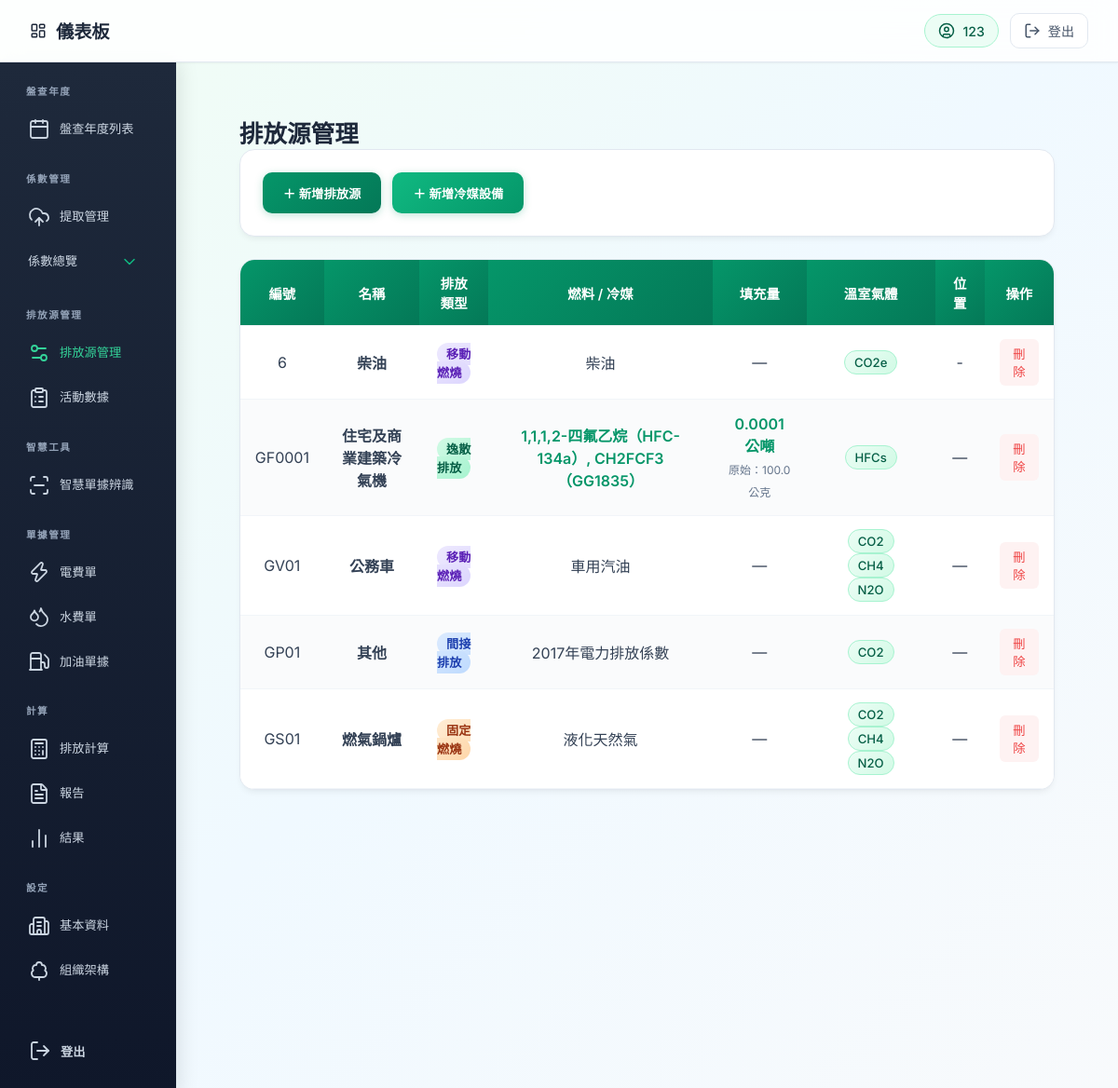
/devices/ (signed in), run on the app's committed database.
### model.py (models this page shows)
class Device(SQLModel, table=True):
    id: Optional[int] = Field(default=None, primary_key=True)
    name: str = Field(index=True)
    category: str
    emission_type: str = Field(default="固定燃燒")
    location: str
    factor_ref_code: str
    gas_type: str
    unit: str
    device_number: Optional[str] = None
    device_code: Optional[str] = None
    quantity: int = 1
    fill_amount: Optional[float] = None
    fill_unit: Optional[str] = None
    equipment_category: Optional[str] = None
    refrigerant_code: Optional[str] = None

class EmissionFactor(SQLModel, table=True):
    code: str = Field(primary_key=True)
    gas_type: str = Field(primary_key=True)
    original_code: str = Field(index=True)
    emission_type: str = "固定燃燒"
    name: str
    factor_value: float
    unit: str
    year: int
    factor_source: Optional[str] = None
    calculation_method: Optional[str] = None
    lower_heating_value: Optional[float] = None
    lhv_unit: Optional[str] = None
    updated_at: datetime = Field(default_factory=datetime.utcnow)

### routers/devices.py (the view)
@router.get("/", response_class=HTMLResponse)
async def device_manage_page(request: Request, session: Session = Depends(get_session)):
    devices = session.exec(select(Device).order_by(col(Device.id).desc())).all()
    all_factors = session.exec(
        select(
            EmissionFactor.name,
            EmissionFactor.original_code,
            EmissionFactor.emission_type,
        )
    ).all()
    factor_map: dict[str, str] = {}
    factor_options_json: list[dict[str, str]] = []
    seen_keys: set[tuple[str, str]] = set()
    for name, original_code, emission_type in all_factors:
        normalized_name = _norm_text(name)
        normalized_code = _norm_text(original_code)
        normalized_type = _norm_text(emission_type) or "未分類"
        if not normalized_name or not normalized_code:
            continue
        dedupe_key = (normalized_type, normalized_code)
        if dedupe_key in seen_keys:
            continue
        seen_keys.add(dedupe_key)
        factor_options_json.append(
            {
                "name": normalized_name,
                "original_code": normalized_code,
                "emission_type": normalized_type,
            }
        )
        factor_map.setdefault(normalized_code, normalized_name)
    gwp_refs = session.exec(
        select(GWPReference).order_by(GWPReference.gas_name_zh)
    ).all()
    for gwp in gwp_refs:
        formula = _norm_text(gwp.formula)
        if not formula:
            continue
        label = f"{gwp.gas_name_zh}（{formula}）"
        dedupe_key = ("逸散排放", formula)
        if dedupe_key in seen_keys:
            continue
        seen_keys.add(dedupe_key)
        factor_options_json.append({
            "name": label,
            "original_code": formula,
            "emission_type": "逸散排放",
        })
        factor_map[formula] = label
        for alias in _extract_refrigerant_aliases(gwp):
            factor_map.setdefault(alias, label)
    factor_options_json.sort(
        key=lambda item: (
            EMISSION_TYPE_ORDER.get(item["emission_type"], 99),
            item["name"],
        )
    )
    appendix_device_options = session.exec(
        select(AppendixReference)
        .where(AppendixReference.appendix_type == "device")
        .order_by(col(AppendixReference.seq), AppendixReference.code)
    ).all()
    refrigerant_names = {code: info["name"] for code, info in REFRIGERANT_EQUIPMENT.items()}
    return templates.TemplateResponse(
        "device_management.html",
        {
            "request": request,
            "devices": devices,
            "factor_map": factor_map,
            "factor_options_json": factor_options_json,
            "appendix_device_options": appendix_device_options,
            "refrigerant_names": refrigerant_names,
        },
    )

### templates/device_management.html (shortened to what this page needs)
{% extends "base.html" %}
{% block head %}
<link rel="stylesheet" href="/static/css/factor_management.css">
<link rel="stylesheet" href="/static/css/device_management.css">
{% endblock %}
{% block content %}
<div class="fm-page-wrap">
    <h1 class="fm-title">排放源管理</h1>
    <div class="device-card device-toolbar">
        <button type="button" class="btn-add" onclick="openDeviceModal()">＋ 新增排放源</button>
        <button type="button" class="btn-add" style="background: linear-gradient(135deg, #10b981, #059669);" onclick="openRefrigerantModal()">＋ 新增冷媒設備</button>
    </div>
    <div class="device-card" style="padding: 0; overflow: hidden;">
    <table class="device-table">
        <thead>
        <tr>
            <th>編號</th>
            <th>名稱</th>
            <th>排放類型</th>
            <th>燃料 / 冷媒</th>
            <th>填充量</th>
            <th>溫室氣體</th>
            <th>位置</th>
            <th>操作</th>
        </tr>
        </thead>
        <tbody>
        {% for d in devices %}
        <tr>
            <td>{{ d.device_number or d.id }}</td>
            <td><strong>{{ d.name }}</strong></td>
            <td>
                {% if d.equipment_category %}
                    <span class="badge-emission-fugitive">逸散排放</span>
                {% elif d.emission_type == '移動燃燒' %}
                    <span class="badge-emission-mobile">移動燃燒</span>
                {% elif d.emission_type == '能源間接排放' or d.factor_ref_code == 'ELECTRICITY' %}
                    <span class="badge-emission-indirect">間接排放</span>
                {% elif d.emission_type == '逸散排放' %}
                    <span class="badge-emission-fugitive">逸散排放</span>
                {% else %}
                    <span class="badge-emission-combustion">固定燃燒</span>
                {% endif %}
            </td>
            <td>
                {% if d.equipment_category %}
                    <span class="badge-refrigerant">{{ factor_map.get(d.refrigerant_code, d.refrigerant_code) }}</span>
                {% else %}
                    {{ factor_map.get(d.factor_ref_code, '—') }}
                {% endif %}
            </td>
            <td>
                {% if d.equipment_category and d.fill_amount is not none %}
                    <div class="fill-amount-display">
                        <span class="fill-amount-value">{{ d.fill_amount }} 公噸</span><br>
                        <span class="fill-amount-original">原始：{{ d.fill_amount * 1000 if d.fill_unit == '公斤' else (d.fill_amount * 1000000 if d.fill_unit == '公克' else d.fill_amount) }} {{ d.fill_unit or '—' }}</span>
                    </div>
                {% elif d.equipment_category %}
                    —
                {% else %}
                    —
                {% endif %}
            </td>
            <td>
                {% if d.gas_type %}
                    {% for gas in d.gas_type.split(',') %}
                        <span class="badge-gas">{{ gas }}</span>
                    {% endfor %}
                {% else %}
                    —
                {% endif %}
            </td>
            <td>{{ d.location or '—' }}</td>
            <td>
                <form action="/devices/delete/{{ d.id }}" method="post" style="display:inline;">
                    <button type="submit" class="btn-delete" onclick="return confirm('確定刪除？')">刪除</button>
                </form>
            </td>
        </tr>
        {% endfor %}
        </tbody>
    </table>
    </div>
</div>
{% endblock %}

### static/css/index.css (style rules this page uses)
:root { --emerald-50: #ecfdf5; --emerald-100: #d1fae5; --emerald-200: #a7f3d0; --emerald-500: #10b981; --emerald-600: #059669; --emerald-700: #047857; --emerald-800: #065f46; --emerald-900: #064e3b; --slate-50: #f8fafc; --slate-100: #f1f5f9; --slate-200: #e2e8f0; --slate-300: #cbd5e1; --slate-400: #94a3b8; --slate-500: #64748b; --slate-600: #475569; --slate-700: #334155; --slate-800: #1e293b; --slate-900: #0f172a; --radius-sm: 6px; --radius-md: 10px; --radius-lg: 16px; --radius-xl: 20px; --shadow-sm: 0 1px 2px rgba(0,0,0,0.05); --shadow-md: 0 4px 6px -1px rgba(0,0,0,0.07), 0 2px 4px -2px rgba(0,0,0,0.05); --shadow-lg: 0 10px 15px -3px rgba(0,0,0,0.08), 0 4px 6px -4px rgba(0,0,0,0.04); --shadow-xl: 0 20px 25px -5px rgba(0,0,0,0.08), 0 8px 10px -6px rgba(0,0,0,0.04); }
body { margin: 0; font-family: "Noto Sans TC", "Inter", -apple-system, BlinkMacSystemFont, "Segoe UI", Roboto, "Helvetica Neue", Arial, sans-serif; background: linear-gradient(135deg, #f0fdf4 0%, #f0f9ff 50%, #f8fafc 100%); background-attachment: fixed; color: var(--slate-700); display: flex; flex-direction: column; min-height: 100vh; }
h1 { color: var(--slate-800); margin-bottom: 20px; font-size: 2rem; font-weight: 700; }

### static/css/factor_management.css (style rules this page uses)
.fm-page-wrap { padding: 24px 28px; max-width: 1300px; margin: auto; }
.fm-title { margin: 0; font-size: 1.6rem; color: #1e293b; font-weight: 700; }
.badge-gas { background: linear-gradient(135deg, #ecfdf5, #d1fae5); color: #065f46; padding: 3px 9px; border-radius: 20px; font-size: 0.8em; font-weight: 600; border: 1px solid #a7f3d0; }

### static/css/device_management.css (style rules this page uses)
.device-card { background: white; padding: 24px; border-radius: 16px; border: 1px solid #e2e8f0; box-shadow: 0 4px 6px -1px rgba(0, 0, 0, 0.05), 0 2px 4px -2px rgba(0, 0, 0, 0.03); margin-bottom: 24px; }
.device-toolbar { display: flex; justify-content: flex-start; gap: 12px; }
.btn-add { background: linear-gradient(135deg, #059669, #047857); color: white; border: none; padding: 10px 22px; border-radius: 10px; cursor: pointer; font-weight: 600; height: 44px; box-shadow: 0 2px 8px rgba(5, 150, 105, 0.25); transition: all 0.2s ease; }
.btn-delete { color: #ef4444; border: none; background: #fef2f2; cursor: pointer; padding: 6px 12px; border-radius: 6px; font-weight: 500; transition: all 0.2s; }
.badge-gas { background: linear-gradient(135deg, #ecfdf5, #d1fae5); color: #065f46; padding: 4px 10px; border-radius: 20px; font-size: 0.82em; margin: 0 3px; display: inline-block; font-weight: 500; border: 1px solid #a7f3d0; }
.device-table { width: 100%; border-collapse: collapse; text-align: center; background: white; border-radius: 12px; overflow: hidden; }
.device-table th, .device-table td { padding: 14px 16px; border-bottom: 1px solid #f1f5f9; }
.device-table th { background: linear-gradient(135deg, #059669, #047857); color: white; font-weight: 600; font-size: 0.9em; text-align: center; }
.device-table tbody tr { transition: background 0.15s ease; }
.device-table tbody tr:nth-child(even) { background: #fafbfc; }
.badge-emission-fugitive { background: linear-gradient(135deg, #d1fae5, #a7f3d0); color: #065f46; padding: 4px 10px; border-radius: 20px; font-size: 0.82em; font-weight: 600; }
.badge-emission-mobile { background: linear-gradient(135deg, #ede9fe, #ddd6fe); color: #5b21b6; padding: 4px 10px; border-radius: 20px; font-size: 0.82em; font-weight: 600; }
.badge-emission-indirect { background: linear-gradient(135deg, #dbeafe, #bfdbfe); color: #1e40af; padding: 4px 10px; border-radius: 20px; font-size: 0.82em; font-weight: 600; }
.badge-emission-combustion { background: linear-gradient(135deg, #ffedd5, #fed7aa); color: #9a3412; padding: 4px 10px; border-radius: 20px; font-size: 0.82em; font-weight: 600; }
.badge-refrigerant { color: #059669; font-weight: 600; }
.fill-amount-display { line-height: 1.5; }
.fill-amount-value { color: #059669; font-weight: 600; }
.fill-amount-original { font-size: 12px; color: #64748b; }

### data on the page
Device: device_number+id "6", name "柴油", emission_type "移動燃燒", get "柴油", gas_type "CO2e", location "-"
Device: device_number "GF0001", name "住宅及商業建築冷氣機", equipment_category "逸散排放", get "1,1,1,2-四氟乙烷（HFC-134a）, CH2FCF3（GG1835）", fill_amount "0.0001", fill_unit+fill_amount "100.0", fill_unit "公克", gas_type "HFCs", location "—"
Device: device_number "GV01", name "公務車", emission_type "移動燃燒", get "車用汽油", gas "CO2" "CH4" "N2O", location "—"
Device: device_number "GP01", name "其他", emission_type "間接排放", get "2017年電力排放係數", gas_type "CO2", location "—"
Device: device_number "GS01", name "燃氣鍋爐", emission_type "固定燃燒", get "液化天然氣", gas "CO2" "CH4" "N2O", location "—"

### other printed values
{{ request.session.get("username", "使用者") }} "123"
